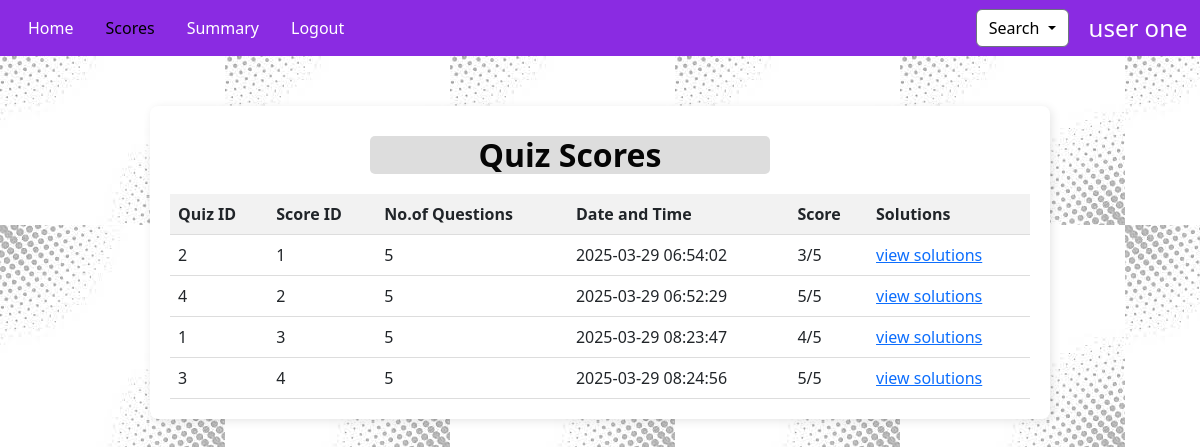
Page /user_scores (signed in) on the committed database.
### application/models.py (models this page shows, shortened)
class Score(db.Model):
    id = db.Column(db.Integer, primary_key=True ,autoincrement=True)
    quiz_id = db.Column(db.Integer, db.ForeignKey('quiz.id'), nullable=False)
    user_id = db.Column(db.Integer, db.ForeignKey('user.user_id'), nullable=False)
    timestamp = db.Column(db.DateTime, default=datetime.utcnow)
    total_score = db.Column(db.Integer, nullable=False)

class Quiz(db.Model):
    id = db.Column(db.Integer, primary_key=True)
    chapter_id = db.Column(db.Integer, db.ForeignKey('chapter.id', ondelete="CASCADE"),nullable=False)
    date_of_quiz = db.Column(db.DateTime, nullable=False, default=date)
    duration = db.Column(db.String(10))  # HH:MM:SS format
    remarks = db.Column(db.Text)
    questions = db.relationship('Question', backref='quiz',cascade="all, delete-orphan")
    scores = db.relationship('Score', backref='quiz',cascade="all, delete-orphan")

### application/routes.py (the view)
@app.route('/user_scores', methods=["GET", "POST"])
def user_scores():
    if 'user' not in session:
        flash("Unauthorized access! Please log in as an user.")
        return redirect(url_for('index'))
    user_id = session.get('user', {}).get('user_id')
    scores = Score.query.filter_by(user_id=user_id).all()
    return render_template('user_scores.html', user_id=user_id, user=session.get('user'), scores=scores)

### templates/user_scores.html (shortened to what this page needs)
<!DOCTYPE html>
<html lang="en">
<head>
    <link href="https://cdn.jsdelivr.net/npm/bootstrap@5.3.3/dist/css/bootstrap.min.css" rel="stylesheet"
>
</head>
<body>
    <nav class="navbar navbar-expand-lg bg-body-tertiary">
        <div class="container-fluid">
            <nav class="nav">
                <a class="nav-link" aria-current="page" href="/user_dashboard">Home</a>
                <a class="nav-link active" href="/user_scores">Scores</a>
                <a class="nav-link" href="/user_summary">Summary</a>
                <a class="nav-link" href="/logOut">Logout</a>
            </nav>
        </div>
        <div class="d-flex align-items-center">
            <div class="dropdown">
                <button class="btn btn-secondary dropdown-toggle" type="button" id="dropdownMenuButton1"
                    data-bs-toggle="dropdown" aria-expanded="false">
                    Search
                </button>
            </div>
            <h4 class="m-0 text-white" style="white-space: nowrap;">{{user['full_name']}} &nbsp;</h4>
        </div>
    </nav>
    <div class="block">
        <h2 class="heading">Quiz Scores</h2>
        <table>
            <tr>
                <th>Quiz ID</th>
                <th>Score ID</th>
                <th>No.of Questions</th>
                <th>Date and Time</th>
                <th>Score</th>
                <th>Solutions</th>
            </tr>
            {% for score in scores %}
            <tr>
                <td>{{score.quiz.id}}</td>
                <td>{{score.id}}</td>
                <td>{{score.quiz.questions|length}}</td>
                <td>{{ score.timestamp.strftime('%Y-%m-%d %H:%M:%S') }}</td>
                <td>{{score.total_score}}/{{score.quiz.questions|length}}</td>
                <td><a href="{{ url_for('view_solution', quiz_id=score.quiz.id) }}">view solutions</a>
            </tr>
            {% endfor %}
        </table>
    </div>
</body>
</html>

### templates/user_scores.html (style rules this page uses)
body { background-image: url("../static/background.jpg"); }
table { border-collapse: collapse; width: 100%; margin-top: 20px; background-color: #fff; }
th, td { padding: 8px; text-align: left; border-bottom: 1px solid #ddd; }
th { background-color: #f2f2f2; font-weight: bold; }
.navbar { background-color: blueviolet !important; }
.nav-link { color: white; }
.block { max-width: 900px; margin: auto; margin-top: 50px; background: white; padding: 20px; border-radius: 8px; box-shadow: 2px 2px 10px rgba(0, 0, 0, 0.1) }
.heading { margin-top: 10px; color: #050505; font-weight: bold; background-color: #ddd; border-radius: 5px; width: 400px; margin-left: 200px; margin-right: 300px; text-align: center; }
.dropdown { margin-right: 20px; }
#dropdownMenuButton1 { background-color: white !important; color: black; }
.active { color: black; }

### rows in the picture
Score: quiz.id "2", id "1", quiz.questions|length "5", timestamp "2025-03-29 06:54:02", total_score "3"
Score: quiz.id "4", id "2", quiz.questions|length "5", timestamp "2025-03-29 06:52:29", total_score "5"
Score: quiz.id "1", id "3", quiz.questions|length "5", timestamp "2025-03-29 08:23:47", total_score "4"
Score: quiz.id "3", id "4", quiz.questions|length "5", timestamp "2025-03-29 08:24:56", total_score "5"

### other values in the picture
{{ user['full_name'] }} "user one"
